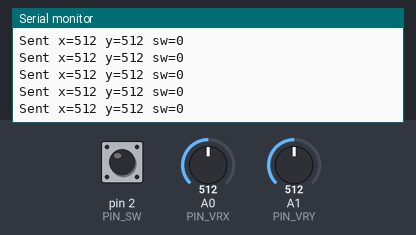
Bench run of a sketch on a simulated Arduino Uno, built with avr-gcc and run on an emulated ATmega328P. On the bench: the last lines printed to the serial monitor. The inputs (shaded band) are chosen by the test bench; at power-on: A0 (PIN_VRX) = 512, A1 (PIN_VRY) = 512, pin 2 (PIN_SW) HIGH. No radio packets arrive unless stated.

Above: at 1.2 s.
1.3 s: A0 (PIN_VRX) set to 716
At 1.4 s:
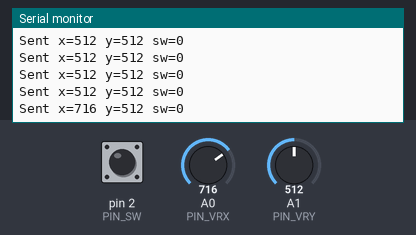
2.8 s: A1 (PIN_VRY) set to 716
At 2.84 s:
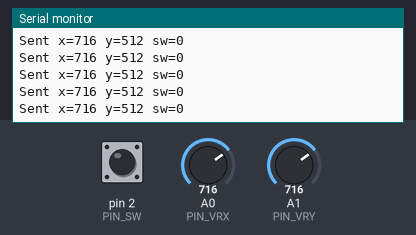
4.3 s: pin 2 (PIN_SW) pulled LOW for 0.15 s
At 4.51 s:
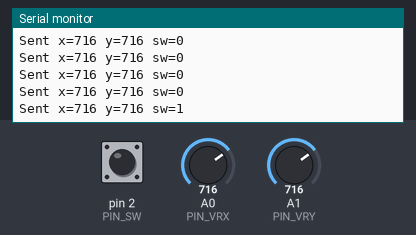
5.9 s: A0 (PIN_VRX) set to 900
At 5.96 s:
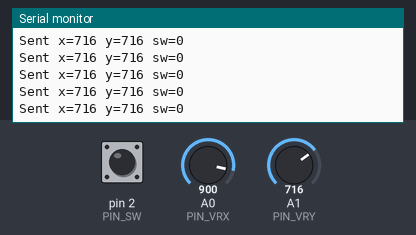
7.4 s: pin 2 (PIN_SW) pulled LOW for 1 s
At 7.63 s:
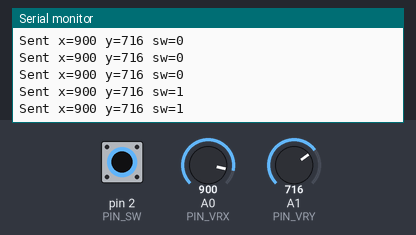
9.9 s: A1 (PIN_VRY) set to 900
At 9.96 s:
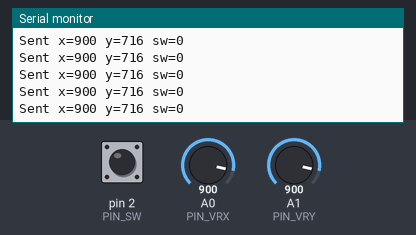
Timing chart, 0 to 12.4 s (numbered marks = the images above; inputs shaded):
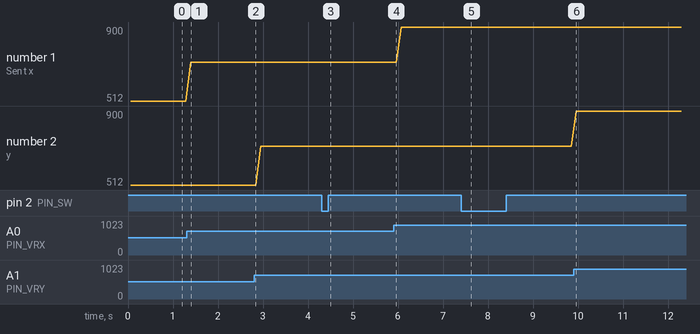

Measured:
- after the input at 1.3 s, the serial monitor: prints a new line after 0.10 s (image 1)
- after the input at 4.3 s, the serial monitor: prints a new line after 0.10 s (image 3)
- after the input at 7.4 s, the serial monitor: prints a new line after 0.12 s (image 5)
- plotted number 1: 512 → 716 after the input at 1.3 s, 716 → 900 after the input at 5.9 s

The sketch:

tx_joystick_433mhz.ino
```cpp
// 433MHz ASK Joystick TX (FS1000A) -> RH_ASK
// Board: Arduino Uno (Transmitter)
// Pins: FS1000A DATA->D12, VCC->5V, GND->GND
//       Joystick: VRx->A0, VRy->A1, SW->D2 (INPUT_PULLUP)
#include <RH_ASK.h>
#include <SPI.h> // Some cores require this even if unused

// RH_ASK(speed, rxPin, txPin, pttPin, pttInverted)
// Using defaults RX=11, TX=12, PTT=10. We use TX=12 here.
RH_ASK driver(2000, 11, 12, 10, false);

const uint8_t PIN_VRX = A0; // steer
const uint8_t PIN_VRY = A1; // throttle
const uint8_t PIN_SW  = 2;  // push button (active LOW with pullup)

struct __attribute__((packed)) JoyPacket {
  uint16_t x;   // 0..1023 (VRx)
  uint16_t y;   // 0..1023 (VRy)
  uint8_t  sw;  // 1=pressed, 0=released
};

void setup() {
  pinMode(PIN_SW, INPUT_PULLUP);
  Serial.begin(115200);
  if (!driver.init()) {
    Serial.println(F("RH_ASK init failed (TX)"));
  } else {
    Serial.println(F("TX ready"));
  }
}

void loop() {
  JoyPacket pkt;
  pkt.x  = analogRead(PIN_VRX);
  pkt.y  = analogRead(PIN_VRY);
  pkt.sw = (digitalRead(PIN_SW) == LOW) ? 1 : 0;

  driver.send(reinterpret_cast<const uint8_t*>(&pkt), sizeof(pkt));
  driver.waitPacketSent();

  // Debug (optional)
  Serial.print(F("Sent x=")); Serial.print(pkt.x);
  Serial.print(F(" y="));     Serial.print(pkt.y);
  Serial.print(F(" sw="));    Serial.println(pkt.sw);

  delay(50); // ~20 packets/sec
}
```
